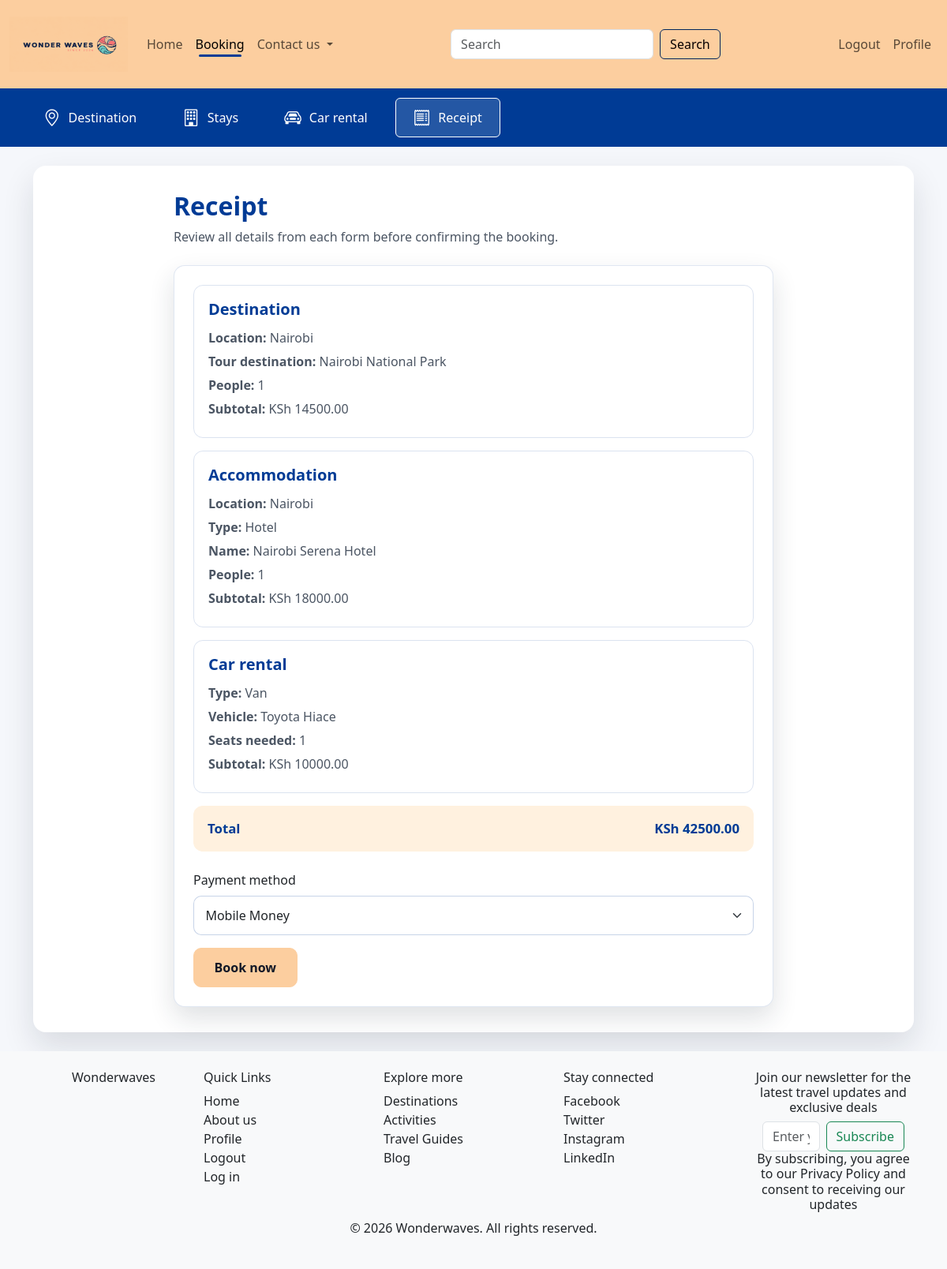
/bookings/bookings/?step=receipts (signed in), run on the app's committed database.
### Bookings/models.py (models this page shows, shortened)
class Destination(models.Model):
    DESTINATION_CATEGORIES = [
        ('coastal', 'Coastal'),
        ('safari', 'Safari'),
        ('historical', 'Historical Tour'),
        ('backpacking', 'Backpacking'),
    ]
    user = models.ForeignKey(User, on_delete=models.CASCADE)
    name = models.CharField(max_length=200)
    location = models.ForeignKey(Location, on_delete=models.CASCADE)
    category = models.CharField(max_length=20, choices=DESTINATION_CATEGORIES, default='coastal')
    description = models.TextField(blank=True)
    estimated_price = models.DecimalField(max_digits=10, decimal_places=2, default=0)
    image_url = models.URLField(blank=True)

class Location(models.Model):
    name = models.CharField(max_length=100)
    def __str__(self):
        return self.name

class Accommodation(models.Model):
    ACCOMMODATION_TYPES = [
        ('hotel', 'Hotel'),
        ('airbnb', 'Airbnb'),
    ]
    user = models.ForeignKey(User, on_delete=models.CASCADE)
    name = models.CharField(max_length=200)
    location = models.ForeignKey(Location, on_delete=models.CASCADE)
    type = models.CharField(max_length=10, choices=ACCOMMODATION_TYPES)
    price_per_night = models.DecimalField(max_digits=10, decimal_places=2)

class Vehicle(models.Model):
    VEHICLE_TYPES = [
        ('van', 'Van'),
        ('bus', 'Bus'),
        ('suv', 'SUV'),
    ]
    user = models.ForeignKey(User, on_delete=models.CASCADE)
    name = models.CharField(max_length=100)
    location = models.ForeignKey(Location, on_delete=models.CASCADE, null=True, blank=True)
    vehicle_type = models.CharField(max_length=20, choices=VEHICLE_TYPES)
    capacity = models.IntegerField()
    price_per_day = models.DecimalField(max_digits=10, decimal_places=2)

### Bookings/views.py (the view, shortened to what this page needs)
# urls.py: path('bookings/', views.bookings, name='nav-bookings'),
@login_required
def bookings(request):
    active_step = request.GET.get('step', 'destination')
    if active_step not in ['destination', 'accommodation', 'vehicles', 'receipts']:
        active_step = 'destination'
    d_form = DestinationForm()
    a_form = AccommodationForm()
    v_form = VehicleForm()
    destination = None
    accommodation = None
    vehicle = None
    destination_total = 0
    accommodation_total = 0
    vehicle_total = 0
    dest_id = request.session.get('destination_id')
    acc_id = request.session.get('accommodation_id')
    veh_id = request.session.get('vehicle_id')
    destination_people = request.session.get('destination_people', 1)
    accommodation_people = request.session.get('accommodation_people', 1)
    vehicle_seats = request.session.get('vehicle_seats', 1)
    if dest_id:
        destination = Destination.objects.filter(id=dest_id).select_related('location').first()
        if destination:
            destination_total = destination.estimated_price * destination_people
    if acc_id:
        accommodation = Accommodation.objects.filter(id=acc_id).select_related('location').first()
        if accommodation:
            accommodation_total = accommodation.price_per_night * accommodation_people
    if veh_id:
        vehicle = Vehicle.objects.filter(id=veh_id).select_related('location').first()
        if vehicle:
            vehicle_total = vehicle.price_per_day
    receipt_total = destination_total + accommodation_total + vehicle_total
    booking_options = {
        'destinations': [
            {
                'id': destination.id,
                'name': destination.name,
                'location_id': destination.location_id,
                'price': str(destination.estimated_price),
            }
            for destination in Destination.objects.select_related('location').order_by('name')
        ],
        'accommodations': [
            {
                'id': accommodation.id,
                'name': accommodation.name,
                'location_id': accommodation.location_id,
                'type': accommodation.type,
                'price': str(accommodation.price_per_night),
            }
            for accommodation in Accommodation.objects.select_related('location').order_by('name')
        ],
        'vehicles': [
            {
                'id': vehicle.id,
                'name': vehicle.name,
                'location_id': vehicle.location_id,
                'type': vehicle.vehicle_type,
                'capacity': vehicle.capacity,
                'price': str(vehicle.price_per_day),
            }
            for vehicle in Vehicle.objects.select_related('location').order_by('name')
        ],
    }
    return render(request, 'Bookings/bookings.html', {
        'd_form': d_form,
        'a_form': a_form,
        'v_form': v_form,
        'active_step': active_step,
        'selected_destination': destination,
        'selected_accommodation': accommodation,
        'selected_vehicle': vehicle,
        'destination_people': destination_people,
        'accommodation_people': accommodation_people,
        'vehicle_seats': vehicle_seats,
        'destination_total': destination_total,
        'accommodation_total': accommodation_total,
        'vehicle_total': vehicle_total,
        'receipt_total': receipt_total,
        'booking_options': booking_options,
    })

### Bookings/forms.py (shortened to what this page needs)
class DestinationForm(forms.Form):
    location = forms.ModelChoiceField(
        queryset=Location.objects.none(),
        empty_label="Choose a location in Kenya",
        label="Location",
        widget=forms.Select(attrs={"class": "form-select"}),
    )
    destination = forms.ModelChoiceField(
        queryset=Destination.objects.none(),
        empty_label="Choose a tour destination",
        label="Tour destination",
        widget=forms.Select(attrs={"class": "form-select"}),
    )
    people = forms.IntegerField(
        min_value=1,
        label="People",
        widget=forms.NumberInput(attrs={"class": "form-control", "placeholder": "Number of people visiting"}),
    )
    def __init__(self, *args, **kwargs):
        super().__init__(*args, **kwargs)
        self.fields['location'].queryset = Location.objects.order_by('name')
        destinations = Destination.objects.select_related('location').order_by('name')
        location_id = self.data.get('location') if self.is_bound else None
        if location_id:
            destinations = destinations.filter(location_id=location_id)
        self.fields['destination'].queryset = destinations

### Bookings/templates/Bookings/bookings.html (shortened to what this page needs)
{% extends 'planner/base.html' %}
{% load crispy_forms_tags %}
{% block page_content %}
<section class="booking-dashboard">
  <div class="booking-tabs">
    <ul class="nav nav-pills" id="bookingTabs" role="tablist">
      <li class="nav-item" role="presentation">
        <a class="nav-link booking-tab {% if active_step == 'destination' %}active{% endif %}" href="{% url 'nav-bookings' %}?step=destination">
          <i class="bi bi-geo-alt"></i>
          <span>Destination</span>
        </a>
      </li>
      <li class="nav-item" role="presentation">
        <a class="nav-link booking-tab {% if active_step == 'accommodation' %}active{% endif %}" href="{% url 'nav-bookings' %}?step=accommodation">
          <i class="bi bi-building"></i>
          <span>Stays</span>
        </a>
      </li>
      <li class="nav-item" role="presentation">
        <a class="nav-link booking-tab {% if active_step == 'vehicles' %}active{% endif %}" href="{% url 'nav-bookings' %}?step=vehicles">
          <i class="bi bi-car-front"></i>
          <span>Car rental</span>
        </a>
      </li>
      <li class="nav-item" role="presentation">
        <a class="nav-link booking-tab {% if active_step == 'receipts' %}active{% endif %}" href="{% url 'nav-bookings' %}?step=receipts">
          <i class="bi bi-receipt"></i>
          <span>Receipt</span>
        </a>
      </li>
    </ul>
  </div>
  <div class="container py-4">
    <div class="booking-panel">
      {% if active_step == 'receipts' %}
        <div class="booking-step">
          <h2>Receipt</h2>
          <p class="booking-step-copy">Review all details from each form before confirming the booking.</p>
          <div class="booking-form-card mt-4">
            <div class="booking-receipt-box">
              <h5>Destination</h5>
              {% if selected_destination %}
                <p><strong>Location:</strong> {{ selected_destination.location }}</p>
                <p><strong>Tour destination:</strong> {{ selected_destination.name }}</p>
                <p><strong>People:</strong> {{ destination_people }}</p>
                <p><strong>Subtotal:</strong> KSh {{ destination_total }}</p>
              {% else %}
                <p>No destination selected yet.</p>
              {% endif %}
            </div>
            <div class="booking-receipt-box">
              <h5>Accommodation</h5>
              {% if selected_accommodation %}
                <p><strong>Location:</strong> {{ selected_accommodation.location }}</p>
                <p><strong>Type:</strong> {{ selected_accommodation.get_type_display }}</p>
                <p><strong>Name:</strong> {{ selected_accommodation.name }}</p>
                <p><strong>People:</strong> {{ accommodation_people }}</p>
                <p><strong>Subtotal:</strong> KSh {{ accommodation_total }}</p>
              {% else %}
                <p>No accommodation selected yet.</p>
              {% endif %}
            </div>
            <div class="booking-receipt-box">
              <h5>Car rental</h5>
              {% if selected_vehicle %}
                <p><strong>Type:</strong> {{ selected_vehicle.get_vehicle_type_display }}</p>
                <p><strong>Vehicle:</strong> {{ selected_vehicle.name }}</p>
                <p><strong>Seats needed:</strong> {{ vehicle_seats }}</p>
                <p><strong>Subtotal:</strong> KSh {{ vehicle_total }}</p>
              {% else %}
                <p>No vehicle selected yet.</p>
              {% endif %}
            </div>
            <div class="booking-total-row">
              <span>Total</span>
              <strong>KSh {{ receipt_total }}</strong>
            </div>
            <form method="POST" class="mt-4">
              <div class="mb-3">
                <label class="form-label" for="payment_method">Payment method</label>
                <select class="form-select" id="payment_method" name="payment_method">
                  <option value="mobile_money">Mobile Money</option>
                </select>
              </div>
              <button type="submit" name="confirm_booking" class="btn booking-confirm-btn">
                Book now
              </button>
            </form>
          </div>
        </div>
      {% endif %}
    </div>
  </div>
</section>
{% endblock %}

### planner/static/planner/css/main.css (style rules this page uses)
:root { --wonder-blue: #003b95; --wonder-blue-dark: #01255b; --beach-peach: #FCCE9F; --beach-peach-soft: #fff1df; --ink: #111827; --muted: #4b5563; }
html, body { margin: 0; padding: 0; }
body { min-height: 100vh; }
.wonder-card, .booking-form-card, .receipt-card, .destination-card, .info-card, .newsletter-panel, .update-card { border: 0; border-radius: 16px; box-shadow: 0 14px 32px rgba(31, 41, 55, 0.14); }
.booking-dashboard { background: #f5f7fb; min-height: 70vh; }
.booking-tabs { background: #003b95; padding: 12px 32px; }
.booking-tabs .nav { gap: 12px; flex-wrap: wrap; }
.booking-tab { align-items: center; border: 1px solid transparent; border-radius: 999px; color: #fff; display: flex; gap: 10px; padding: 12px 22px; }
.booking-tab i { font-size: 1.35rem; line-height: 1; }
.booking-tabs .nav-pills .nav-link.active, .booking-tabs .nav-pills .show > .nav-link { background: rgba(255, 255, 255, 0.14); border-color: #fff; color: #fff; }
.booking-panel { background: #fff; border-radius: 16px; box-shadow: 0 18px 40px rgba(15, 23, 42, 0.12); padding: 32px; }
.booking-step { margin: 0 auto; max-width: 760px; }
.booking-step h2 { color: var(--wonder-blue); font-weight: 800; margin-bottom: 8px; }
.booking-step-copy { color: var(--muted); margin-bottom: 0; }
.booking-form-card { background: #fff; border: 1px solid rgba(0, 59, 149, 0.12); border-radius: 14px; padding: 24px; }
.booking-form-card .form-control, .booking-form-card .form-select { border-color: rgba(0, 59, 149, 0.22); border-radius: 10px; padding: 0.75rem 0.9rem; }
.booking-next-btn, .booking-confirm-btn { background: var(--beach-peach); border-color: var(--beach-peach); border-radius: 10px; color: var(--ink); font-weight: 800; padding: 0.75rem 1.6rem; }
.booking-receipt-box { border: 1px solid rgba(0, 59, 149, 0.14); border-radius: 12px; margin-bottom: 16px; padding: 18px; }
.booking-receipt-box h5 { color: var(--wonder-blue); font-weight: 800; margin-bottom: 12px; }
.booking-receipt-box p { color: var(--muted); margin-bottom: 6px; }
.booking-total-row { align-items: center; background: var(--beach-peach-soft); border-radius: 12px; color: var(--wonder-blue); display: flex; font-size: 1.05rem; font-weight: 800; justify-content: space-between; padding: 16px 18px; }

### data on the page
Destination: location "Nairobi", name "Nairobi National Park"
Accommodation: location "Nairobi", type "Hotel", name "Nairobi Serena Hotel"
Vehicle: vehicle_type "Van", name "Toyota Hiace", price_per_day "10000.00"

### other printed values
{{ destination_people }} "1"
{{ destination_total }} "14500.00"
{{ accommodation_people }} "1"
{{ accommodation_total }} "18000.00"
{{ vehicle_seats }} "1"
{{ receipt_total }} "42500.00"
